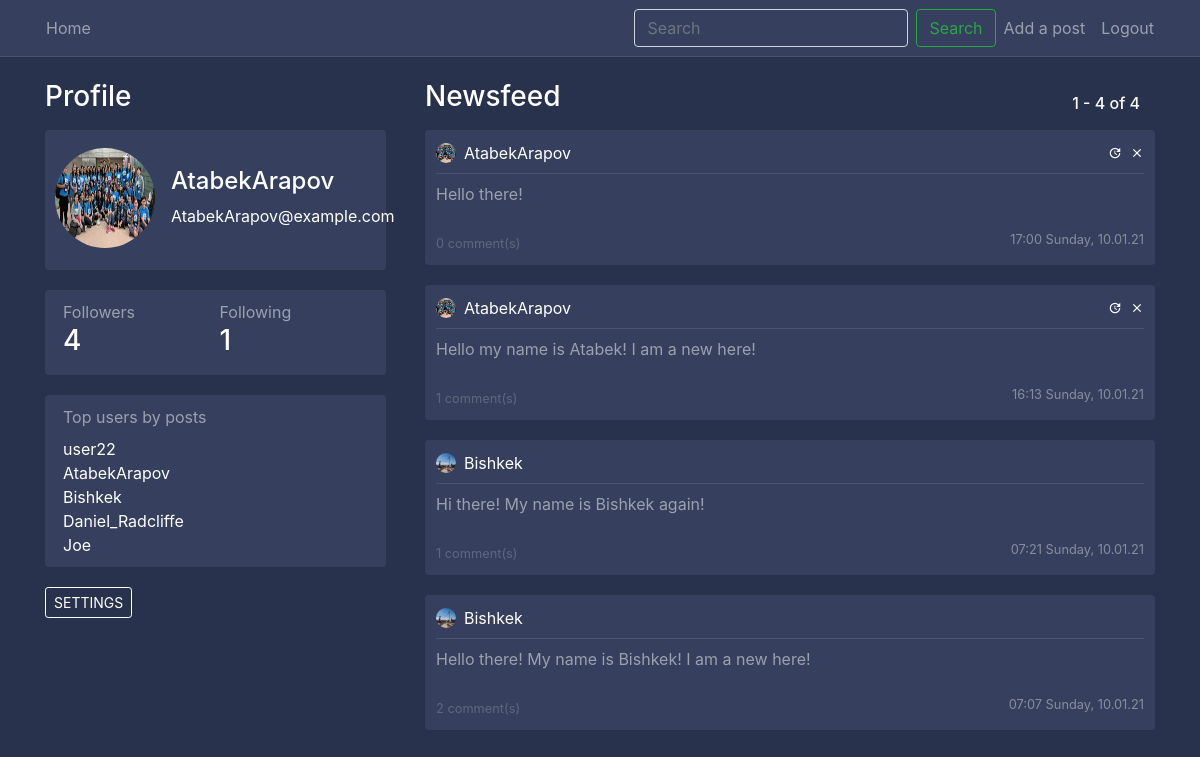
Page / (signed in) on the committed database.
### users/models.py (models this page shows, shortened)
class Profile(models.Model):
    user = models.OneToOneField(User, on_delete=models.CASCADE)
    image = models.ImageField(default='default.jpg', upload_to='profile_pics')
    location = models.CharField(max_length=220, null=True, blank=True)
    bio = models.TextField(blank=True, null=True)
    date = models.DateTimeField(auto_now_add=True)
    updated = models.DateTimeField(auto_now=True)
    followers = models.ManyToManyField(User, related_name='following', blank=True)
    @property
    def followers(self):
        return Follow.objects.filter(follow_user=self.user).count()
    @property
    def following(self):
        return Follow.objects.filter(user=self.user).count()

### blog/models.py (models this page shows, shortened)
class Post(models.Model):
    content = models.TextField(max_length=1000000)
    date_posted = models.DateTimeField(default=timezone.now)
    author = models.ForeignKey(User, on_delete=models.CASCADE)
    @property
    def number_of_comments(self):
        return Comment.objects.filter(post_connected=self).count()

### blog/views.py (the view)
# urls.py: path('', PostListView.as_view(), name='blog-home'),
class PostListView(LoginRequiredMixin, ListView):
    model = Post
    template_name = 'blog/home.html'
    context_object_name = 'posts'
    ordering = ['-date_posted']
    paginate_by = 5
    def get_context_data(self, **kwargs):
        data = super().get_context_data(**kwargs)
        all_users = []
        data_counter = Post.objects.values('author')\
            .annotate(author_count=Count('author'))\
            .order_by('-author_count')[:5]
        for aux in data_counter:
            all_users.append(User.objects.filter(pk=aux['author']).first())
        data['all_users'] = all_users
        print(all_users, file=sys.stderr)
        return data
    def get_queryset(self):
        user = self.request.user
        qs = Follow.objects.filter(user=user)
        follows = [user]
        for obj in qs:
            follows.append(obj.follow_user)
        return Post.objects.filter(author__in=follows).order_by('-date_posted')

### blog/templates/blog/home.html (shortened to what this page needs)
{% extends "blog/base.html" %}
{% block content %}
    <div class="row">
        <div class="col-12 col-md-4 pr-4">
            <h3 class="white-important mb-3">
                Profile
            </h3>
            <article class="media content-section" style="height: 140px">
                {%  if user_profile != None %}
                    <div class="mt-2 d-flex full-width align-items-center">
                        <img
                           class="rounded-circle mr-3"
                           style="width: 100px; height: 100px;"
                           src="{{ user_profile.profile.image.url }}">
                        <div>
                            <h4 style="text-align: left"
                                    class="white-important">
                                {{ user_profile.username }}
                            </h4>
                            <div style="text-align: left"
                                    class="white-important">
                                {{ user_profile.email }}
                            </div>
                        </div>
                    </div>
                {%  else %}
                    <div class="mt-2 d-flex full-width align-items-center">
                        <img
                           class="rounded-circle mr-3"
                           style="width: 100px; height: 100px;"
                           src="{{ user.profile.image.url }}">
                        <div>
                            <h4 style="text-align: left"
                                    class="white-important">
                                {{ user.username }}
                            </h4>
                            <div style="text-align: left"
                                    class="white-important">
                                {{ user.email }}
                            </div>
                        </div>
                    </div>
                {%  endif %}
            </article>
            <article class="media content-section">
                <div class="row full-width pl-2">
                    <div class="col-6">
                            Followers
                    </div>
                    <div class="col-6">
                            Following
                    </div>
                    {%  if user_profile != None %}
                        <div class="col-6">
                            <h3 class="white-important follow-click">
                                <a href="{% url 'user-followers' user_profile.username %}">
                                    {{ user_profile.profile.followers }}
                                </a>
                            </h3>
                        </div>
                         <div class="col-6">
                            <a href="{% url 'user-follows' user_profile.username %}">
                                <h3 class="white-important follow-click">
                                    {{ user_profile.profile.following }}
                                </h3>
                            </a>
                        </div>
                    {% else %}
                        <div class="col-6">
                            <a href="{% url 'user-followers' user.username %}">
                                <h3 class="white-important follow-click">
                                    {{ user.profile.followers }}
                                </h3>
                            </a>
                        </div>
                        <a href="{% url 'user-follows' user.username %}">
                            <div class="col-6">
                                <h3 class="white-important follow-click">
                                    {{ user.profile.following }}
                                </h3>
                            </div>
                        </a>
                    {%  endif %}
                </div>
            </article>
            {%  if user_profile is None %}
            <article class="media content-section">
                <div class="row pl-2">
                    <div class="col-12">
                        Top users by posts
                    </div>
                    <ul class="col-12 mt-2">
                        {% for user in all_users %}
                            <li>
                                <a href="{% url 'user-posts' user.username %}">
                                    {{ user.username }}
                                </a>
                            </li>
                        {% endfor %}
                    </ul>
                </div>
            </article>
            {% endif %}
            <div class="d-flex">
                {% if user_profile is None %}
                    <a class="btn btn-sm btn-outline-primary mb-4 mr-3" href="{% url 'profile' %}">
                        SETTINGS
                    </a>
                {% endif %}
            </div>
        </div>
        <div class="col-12 col-md-8">
            <div class="full-width row">
                <div class="col-6">
                    <h3 class="white-important mb-3">
                        Newsfeed
                    </h3>
                </div>
                 <div class="col-6 no-padding">
                    <h6
                            style="position: absolute; bottom: 0; right: 0"
                            class="white-important mb-3">
                        {{ page_obj.start_index }} - {{ page_obj.end_index }} of
                        {{ paginator.count }}
                    </h6>
                </div>
            </div>
            {% for post in posts %}
                <article class="media content-section hovered-tweet">
                <div style="width: 100%; word-break: break-all;">
                    <div class="pb-2 row m-0" style="width: 100%; margin-right: 0 !important;">
                       <div
                               style="padding-left: 0px !important;"
                               class="col-8 no-padding d-flex align-items-center">
                           <img
                               class="rounded-circle mr-2"
                               style="width: 20px; height: 20px;"
                               src="{{ post.author.profile.image.url }}">
                           <a class="mr-2 white-important" href="{% url 'user-posts' post.author %}">
                               {{ post.author }}
                           </a>
                       </div>
                       <div class="col-4 d-flex flex-row-reverse no-padding align-items-center"
                            style="padding-right: 0 !important;">
                           {% if post.author == user %}
                                <a class="material-icons ml-2"
                                   style="font-size: 14px"
                                        href="{% url 'post-delete' post.id %}">clear</a>
                                <a class="material-icons ml-2"
                                   style="font-size: 14px"
                                        href="{% url 'post-update' post.id %}">update</a>
                            {%  endif %}
                       </div>
                   </div>
                    <div
                            class="mb-2"
                            style="width: 100%; height: 1px; background-color: rgba(255, 255, 255, 0.1)"></div>
                    <a
                            style="color: rgba(255, 255, 255, 0.5) !important;"
                            href="{% url 'post-detail' post.id %}">
                        <p class="mb-4">
                            {{ post.content }}
                        </p>
                        <div class="row">
                            <div class="col-6">
                                <small style="opacity: 0.4;">
                                    {{ post.number_of_comments }} comment(s)
                                </small>
                            </div>
                            <div class="col-6">
                                <small
                                        style="opacity: 0.4;"
                                    class="white-important d-flex full-width flex-row-reverse">
                                    {{ post.date_posted | date:"H:i l, d.m.y" }}
                                </small>
                            </div>
                        </div>
                    </a>
                </div>
                </article>
            {% endfor %}
        </div>
    </div>
{% endblock content %}

### blog/templates/blog/base.html (shortened to what this page needs)
{% load static %}
<!doctype html>
<html lang="en">
    <head>
        <link rel="stylesheet" href="https://stackpath.bootstrapcdn.com/bootstrap/4.1.3/css/bootstrap.min.css">
        <link rel="stylesheet" type="text/css" href="{% static 'blog/main.css' %}">
    </head>
  <body>
      <header class="site-header">
      <nav
              style="border-bottom: 1px solid rgba(255, 255, 255, 0.1)"
              class="navbar navbar-expand navbar-dark bg-steel fixed-top">
        <div class="container">
          <div class="collapse navbar-collapse" id="navbarToggle">
            <div class="navbar-nav mr-auto pl-2">
              <a class="nav-item nav-link" href="{% url 'blog-home' %}">Home</a>
            </div>
            <div class="navbar-nav pr-2">
                {% if user.is_authenticated %}
                    <form class="form-inline my-2 my-lg-0" action="{% url 'blog-home'%}">
                      <input class="form-control mr-sm-2" type="search" placeholder="Search" aria-label="Search" name="search">
                      <button class="btn btn-outline-success my-2 my-sm-0" type="submit">Search</button>
                    </form>
                    <a class="nav-item nav-link" href="{% url 'post-create' %}">Add a post</a>
                    <a class="nav-item nav-link" href="{% url 'logout' %}">Logout</a>
                {% else %}
                    <a class="nav-item nav-link" href="{% url 'login' %}">Login</a>
                    <a class="nav-item nav-link" href="{% url 'register-users' %}">Register</a>
                {% endif %}
            </div>
          </div>
        </div>
      </nav>
    </header>
    <main role="main" class="container">
      <div class="row">
        <div class="col-md-12">
          {% block content %}{% endblock %}
        </div>
      </div>
    </main>
  </body>
</html>

### blog/static/blog/main.css (style rules this page uses)
:root { --muted-color: rgba(255, 255, 255, 0.5); }
body { background: #28324c; color: var(--muted-color); margin-top: 5rem; }
h1, h2, h3, h4, h5, h6 { color: var(--muted-color); }
ul { margin: 0; }
.bg-steel { background-color: #36405e; }
.site-header .navbar-nav .nav-link { color: var(--muted-color); }
.content-section { background: #36405e; padding: 10px 10px; margin-bottom: 20px; }
.no-padding { padding: 0 !important; }
a { color: white; text-underline: none; text-decoration: none !important; }
article { border-radius: 4px; }
.white-important { color: white; }
.full-width { width: 100% }
.btn-outline-primary { border-color: white; color: white !important; }
.form-control { background-color: #36405e !important; color: var(--muted-color) !important; box-shadow: 0 0 0 0 !important; }
ul { list-style: none !important; }
.hovered-tweet { cursor: pointer; }
.hovered-tweet { border: 1px solid transparent; }

### rows in the picture
Post: author.profile.image (picture), author "AtabekArapov", content "Hello there!", number_of_comments "0", date_posted "17:00 Sunday, 10.01.21"
Post: author.profile.image (picture), author "AtabekArapov", content "Hello my name is Atabek! I am a new here!", number_of_comments "1", date_posted "16:13 Sunday, 10.01.21"
Post: author.profile.image (picture), author "Bishkek", content "Hi there! My name is Bishkek again!", number_of_comments "1", date_posted "07:21 Sunday, 10.01.21"
Post: author.profile.image (picture), author "Bishkek", content "Hello there! My name is Bishkek! I am a new here!", number_of_comments "2", date_posted "07:07 Sunday, 10.01.21"

### other values in the picture
{{ user.username }} "AtabekArapov"
{{ user.email }} "AtabekArapov@example.com"
{{ user.profile.followers }} "4"
{{ user.profile.following }} "1"
{{ user.username }} "user22"
{{ user.username }} "Bishkek"
{{ user.username }} "Daniel_Radcliffe"
{{ user.username }} "Joe"
{{ page_obj.start_index }} "1"
{{ page_obj.end_index }} "4"
{{ paginator.count }} "4"
